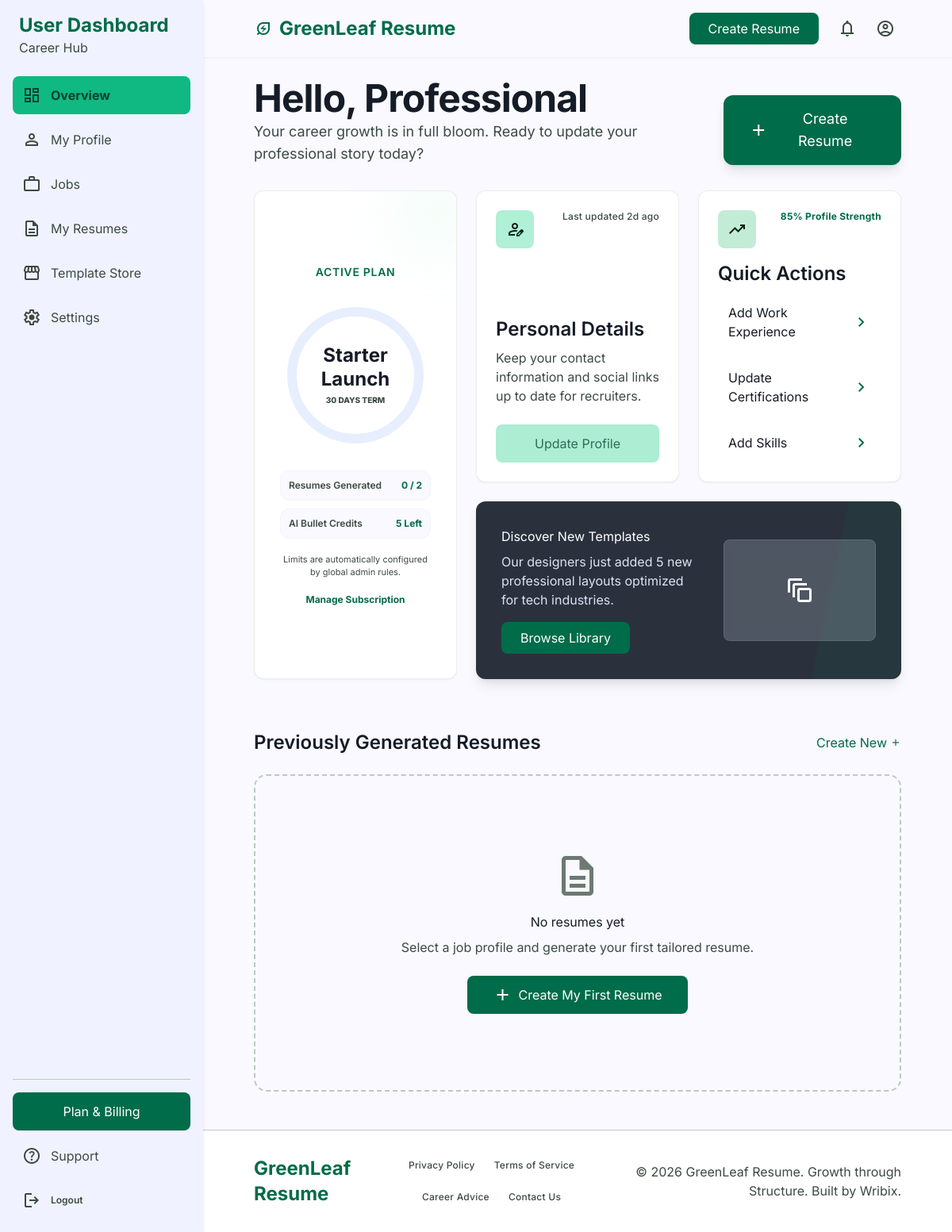
/pages/user_dashboard.php, run on the app's committed database.
### tables this page shows
CREATE TABLE plans (
            id INTEGER PRIMARY KEY AUTOINCREMENT,
            name TEXT UNIQUE,
            price REAL,
            duration_days INTEGER DEFAULT 30,
            access_paid_templates INTEGER DEFAULT 0,
            max_resumes INTEGER DEFAULT 2,
            ai_credits INTEGER DEFAULT 10,
            features TEXT,
            status TEXT DEFAULT 'Active'
        , perm_ai_modify INTEGER DEFAULT 0, perm_web_speech INTEGER DEFAULT 0, perm_custom_profiles INTEGER DEFAULT 0, perm_pdf_print INTEGER DEFAULT 0);

### pages/user_dashboard.php (the view, shortened to what this page needs)
<?php
require_once __DIR__ . '/../sqlite/db.php';
$user_id = Auth::user_id();
$user_stmt = $db->prepare("SELECT * FROM users WHERE id = ?");
$user_stmt->execute([$user_id]);
$student = $user_stmt->fetch();
$plan_stmt = $db->prepare("SELECT * FROM plans WHERE name = ?");
$plan_stmt->execute([$student['current_plan'] ?? 'Starter Launch']);
$user_plan = $plan_stmt->fetch() ?: [
    'name' => 'Starter Launch',
    'price' => 0.00,
    'duration_days' => 30,
    'access_paid_templates' => 0,
    'max_resumes' => 2,
    'ai_credits' => 5
];
$resumes_stmt = $db->prepare("SELECT * FROM resumes WHERE user_id = ? ORDER BY created_at DESC");
$resumes_stmt->execute([$user_id]);
$resumes = $resumes_stmt->fetchAll(PDO::FETCH_ASSOC);
include __DIR__ . '/../components/common/head.php';
?>
</head>
<body class="bg-background font-body-md text-on-background min-h-screen">
<?php include __DIR__ . '/../components/user_dashboard/sidebar.php'; ?>
<main class="md:ml-64 flex flex-col min-h-screen">
<header class="fixed top-0 right-0 left-0 md:left-64 z-30 bg-surface/80 backdrop-blur-md shadow-sm flex justify-between items-center px-margin-mobile md:px-margin-desktop py-4">
<div class="flex items-center gap-2 font-headline-md text-headline-md font-bold text-primary">
<span class="material-symbols-outlined" data-icon="energy_savings_leaf">energy_savings_leaf</span>
<span>GreenLeaf Resume</span>
</div>
<div class="flex items-center gap-4">
<div class="hidden sm:block">
<button onclick="window.location.href='?page=select_job_profile'" class="bg-primary text-on-primary px-6 py-2 rounded-lg font-label-md shadow-sm active:scale-95 transition-all">Create Resume</button>
</div>
<div class="flex items-center gap-2">
  <div class="relative">
    <button onclick="toggleNotificationsDropdown()" class="relative flex items-center justify-center p-2 text-on-surface-variant hover:bg-surface-variant rounded-full transition-all">
      <span class="material-symbols-outlined" data-icon="notifications">notifications</span>
    </button>
  </div>
  <span class="material-symbols-outlined text-on-surface-variant p-2 cursor-pointer hover:bg-surface-variant rounded-full" data-icon="account_circle">account_circle</span>
</div>
</div>
</header>
<div class="mt-24 px-margin-mobile md:px-margin-desktop pb-12 flex flex-col gap-8">
<section class="flex flex-col md:flex-row justify-between items-start md:items-end gap-6">
<div>
<h2 class="font-headline-xl text-headline-xl text-on-surface">Hello, Professional</h2>
<p class="font-body-lg text-body-lg text-on-surface-variant max-w-xl">Your career growth is in full bloom. Ready to update your professional story today?</p>
</div>
<button onclick="window.location.href='?page=select_job_profile'" class="w-full md:w-auto flex items-center justify-center gap-2 bg-primary text-on-primary px-8 py-4 rounded-xl font-label-md shadow-lg active:scale-95 transition-all text-lg">
<span class="material-symbols-outlined" data-icon="add">add</span>
                    Create Resume
                </button>
</section>
<div class="grid grid-cols-1 lg:grid-cols-12 gap-gutter">
<div class="lg:col-span-4 bg-surface-container-lowest rounded-xl p-8 shadow-sm border border-outline-variant/30 flex flex-col items-center justify-center relative overflow-hidden">
<div class="absolute -top-6 -right-6 w-24 h-24 bg-secondary-container/20 rounded-full blur-2xl"></div>
<h3 class="font-label-md text-label-md text-primary mb-6 uppercase tracking-wider">Active Plan</h3>
<div class="relative w-48 h-48 flex items-center justify-center mb-6">
<svg class="w-full h-full transform -rotate-90">
<circle class="text-surface-container" cx="96" cy="96" fill="transparent" r="80" stroke="currentColor" stroke-width="12"></circle>
<?php
require_once __DIR__ . '/../services/Auth.php';
Auth::start_session();
  $resumes_count = count($resumes);
  $max_resumes = intval($user_plan['max_resumes'] ?? 2);
  $usage_pct = $max_resumes > 0 && $max_resumes < 9000 ? ($resumes_count / $max_resumes) * 100 : 0;
  if ($max_resumes >= 9000) { $usage_pct = 100; }
  $stroke_offset = 502 - (502 * (min($usage_pct, 100) / 100));
?>
<circle class="text-primary transition-all duration-1000" cx="96" cy="96" fill="transparent" r="80" stroke="currentColor" stroke-dasharray="502" stroke-dashoffset="<?= $stroke_offset ?>" stroke-linecap="round" stroke-width="12"></circle>
</svg>
<div class="absolute inset-0 flex flex-col items-center justify-center text-center px-4">
<span class="text-headline-md font-bold text-on-surface leading-tight"><?= htmlspecialchars($user_plan['name']) ?></span>
<span class="text-[10px] text-on-surface-variant uppercase font-extrabold mt-1"><?= $user_plan['duration_days'] ?> Days Term</span>
</div>
</div>
<div class="text-center w-full flex flex-col gap-2.5">
<div class="flex justify-between items-center bg-surface p-2.5 rounded-xl border border-outline-variant/10 text-xs">
  <span class="font-semibold text-on-surface-variant">Resumes Generated</span>
  <span class="font-bold text-primary"><?= $resumes_count ?> / <?= $max_resumes > 5000 ? 'Unlimited' : $max_resumes ?></span>
</div>
<div class="flex justify-between items-center bg-surface p-2.5 rounded-xl border border-outline-variant/10 text-xs">
  <span class="font-semibold text-on-surface-variant">AI Bullet Credits</span>
  <span class="font-bold text-primary"><?= htmlspecialchars($student['ai_credits'] ?? 5) ?> Left</span>
</div>
<p class="text-on-surface-variant text-[11px] mt-2">Limits are automatically configured by global admin rules.</p>
<button onclick="window.location.href='?page=plan'" class="text-primary font-label-md hover:underline active:scale-95 transition-all text-xs font-bold mt-2">Manage Subscription</button>
</div>
</div>
<div class="lg:col-span-8 grid grid-cols-1 md:grid-cols-2 gap-gutter">
<div class="bg-surface-container-lowest rounded-xl p-6 shadow-sm border border-outline-variant/30 flex flex-col justify-between">
<div class="flex items-start justify-between mb-4">
<div class="p-3 bg-secondary-fixed text-on-secondary-fixed rounded-lg">
<span class="material-symbols-outlined" data-icon="person_edit">person_edit</span>
</div>
<span class="text-label-sm text-on-surface-variant">Last updated 2d ago</span>
</div>
<div>
<h4 class="font-headline-md text-headline-md text-on-surface mb-2">Personal Details</h4>
<p class="text-on-surface-variant font-body-md mb-6">Keep your contact information and social links up to date for recruiters.</p>
<button onclick="window.location.href='?page=profile'" class="w-full bg-secondary-container text-on-secondary-container py-3 rounded-lg font-label-md hover:opacity-90 active:scale-95 transition-all">Update Profile</button>
</div>
</div>
<div class="bg-surface-container-lowest rounded-xl p-6 shadow-sm border border-outline-variant/30 flex flex-col justify-between">
<div class="flex items-start justify-between mb-4">
<div class="p-3 bg-tertiary-fixed text-on-tertiary-fixed rounded-lg">
<span class="material-symbols-outlined" data-icon="trending_up">trending_up</span>
</div>
<span class="text-label-sm text-primary font-bold">85% Profile Strength</span>
</div>
<div>
<h4 class="font-headline-md text-headline-md text-on-surface mb-2">Quick Actions</h4>
<div class="flex flex-col gap-2">
<a class="flex items-center justify-between p-3 rounded-lg hover:bg-surface transition-colors border border-transparent hover:border-outline-variant/30" href="?page=profile&step=3">
<span class="font-label-md">Add Work Experience</span>
<span class="material-symbols-outlined text-primary" data-icon="chevron_right">chevron_right</span>
</a>
<a class="flex items-center justify-between p-3 rounded-lg hover:bg-surface transition-colors border border-transparent hover:border-outline-variant/30" href="?page=profile&step=6">
<span class="font-label-md">Update Certifications</span>
<span class="material-symbols-outlined text-primary" data-icon="chevron_right">chevron_right</span>
</a>
<a class="flex items-center justify-between p-3 rounded-lg hover:bg-surface transition-colors border border-transparent hover:border-outline-variant/30" href="?page=profile&step=4">
<span class="font-label-md">Add Skills</span>
<span class="material-symbols-outlined text-primary" data-icon="chevron_right">chevron_right</span>
</a>
</div>
</div>
</div>
<div class="md:col-span-2 bg-inverse-surface rounded-xl p-8 relative overflow-hidden flex flex-col md:flex-row items-center gap-8 shadow-lg">
<div class="absolute right-0 top-0 w-1/3 h-full bg-primary/10 -skew-x-12 transform translate-x-1/2"></div>
<div class="flex-1 z-10">
<h4 class="text-surface-container-lowest font-headline-md mb-2">Discover New Templates</h4>
<p class="text-surface-variant font-body-md mb-4">Our designers just added 5 new professional layouts optimized for tech industries.</p>
<button onclick="window.location.href='?page=templates'" class="bg-primary text-on-primary px-6 py-2 rounded-lg font-label-md active:scale-95 transition-all">Browse Library</button>
</div>
<div class="w-full md:w-48 h-32 rounded-lg bg-surface-container-high/20 flex items-center justify-center backdrop-blur-sm z-10 border border-white/10">
<span class="material-symbols-outlined text-surface-container-lowest text-4xl" data-icon="auto_awesome_motion">auto_awesome_motion</span>
</div>
</div>
</div>
</div>
<section class="mt-8">
<div class="flex justify-between items-center mb-6">
<h3 class="font-headline-md text-headline-md text-on-surface">Previously Generated Resumes</h3>
<button onclick="window.location.href='?page=select_job_profile'" class="text-primary font-label-md flex items-center gap-1 hover:underline">
    Create New <span class="material-symbols-outlined text-sm">add</span>
</button>
</div>
<?php if (empty($resumes)): ?>
<div class="flex flex-col items-center justify-center py-24 border-2 border-dashed border-outline-variant rounded-2xl text-center">
    <span class="material-symbols-outlined text-6xl text-outline mb-4">description</span>
    <h4 class="font-headline-md text-on-surface mb-2">No resumes yet</h4>
    <p class="font-body-md text-on-surface-variant mb-6">Select a job profile and generate your first tailored resume.</p>
    <button onclick="window.location.href='?page=select_job_profile'" class="bg-primary text-on-primary px-8 py-3 rounded-lg font-label-md hover:opacity-90 active:scale-95 transition-all flex items-center gap-2">
        <span class="material-symbols-outlined">add</span> Create My First Resume
    </button>
</div>
<?php endif; ?>
</section>
</div>
<?php include __DIR__ . '/../components/common/app_footer.php'; ?>
</main>
</body></html>

### public/css/global.css (style rules this page uses)
.material-symbols-outlined { font-variation-settings: 'FILL' 0, 'wght' 400, 'GRAD' 0, 'opsz' 24; vertical-align: middle; }

### data on the page
plans: name "Starter Launch", duration_days "30", max_resumes "2"

### other printed values
$item['label'] "Overview"
$item['label'] "My Profile"
$item['label'] "Jobs"
$item['label'] "My Resumes"
$item['label'] "Template Store"
$resumes_count "0"
$student['ai_credits'] "5"
